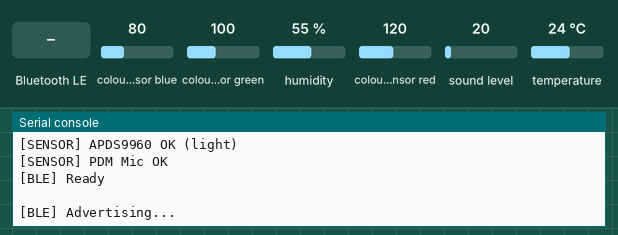
Simulated run of this program. Board: CircuitPython board. On the bench: the last lines printed to the serial console. The test bench sets the inputs (shaded band); at power-on: colour sensor blue 80, humidity 55 %, sound level 20, temperature 24 °C, colour sensor green 100, colour sensor red 120. Nothing arrives over Bluetooth unless stated.

Above: at 1.2 s.
1.3 s: "temperature" written over Bluetooth (the phone connects first, if it has not yet)
At 2.3 s:
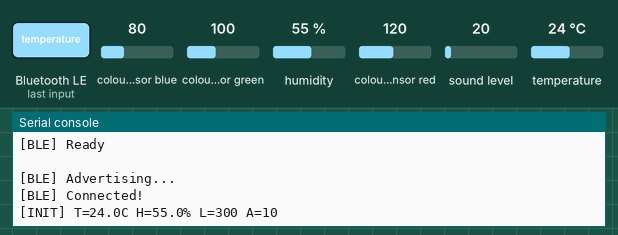
3.4 s: colour sensor blue set to 5
At 4.9 s:
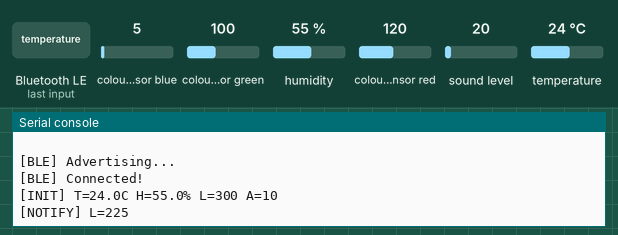
5.4 s: humidity set to 22 %
At 6.9 s:
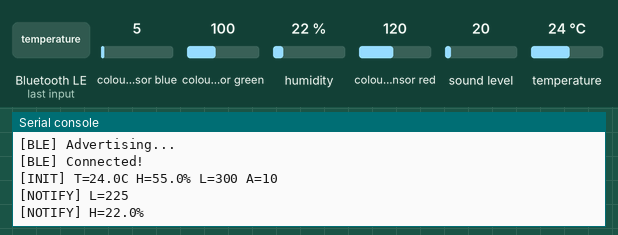
7.4 s: sound level set to 191
At 9.0 s:
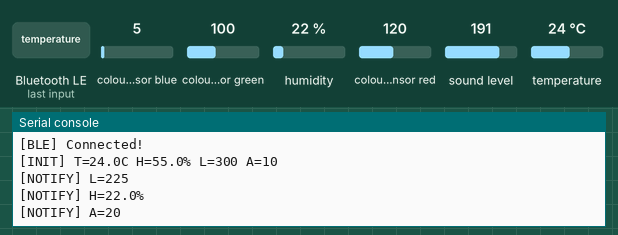
9.4 s: temperature set to 12 °C
At 11.0 s:
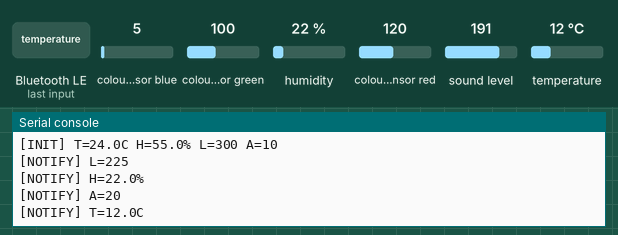
11.4 s: colour sensor green set to 5
At 13.1 s:
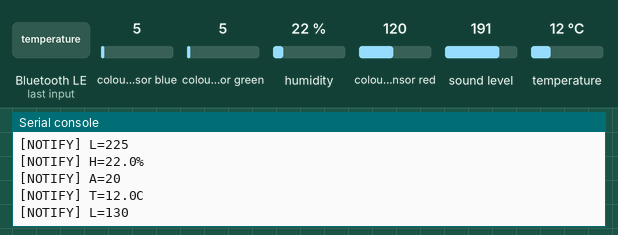

The program:

code.py
```python
"""
nRF52840 Sensor #2 - BLE Environmental Sensor
Adafruit Feather Sense: BMP280 (temp/pressure), SHT31 (humidity), APDS9960 (light), PDM Mic
"""

import time
import board
import array
import audiobusio
import adafruit_bmp280
import adafruit_sht31d
import adafruit_apds9960.apds9960
from adafruit_ble import BLERadio
from adafruit_ble.advertising.standard import ProvideServicesAdvertisement
from adafruit_ble.services import Service
from adafruit_ble.characteristics import Characteristic
from adafruit_ble.characteristics.int import Int16Characteristic, Uint16Characteristic
from adafruit_ble.uuid import StandardUUID

DEVICE_NAME = "SmartLight-Sensor-2"

TEMP_THRESHOLD = 0.5
HUMIDITY_THRESHOLD = 2.0
LUX_THRESHOLD = 10
AUDIO_THRESHOLD = 10

MEASUREMENT_INTERVAL = 2.0


class EnvironmentalSensingService(Service):
    uuid = StandardUUID(0x181A)

    temperature = Int16Characteristic(
        uuid=StandardUUID(0x2A6E), # Temperature official UUID
        properties=Characteristic.READ | Characteristic.NOTIFY,
    )

    humidity = Uint16Characteristic(
        uuid=StandardUUID(0x2A6F), # Humidity official UUID
        properties=Characteristic.READ | Characteristic.NOTIFY,
    )

    luminosity = Uint16Characteristic(
        uuid=StandardUUID(0x2AFB),  # Illuminance official UUID
        properties=Characteristic.READ | Characteristic.NOTIFY,
    )

    audio_level = Uint16Characteristic(
        uuid=StandardUUID(0x2BE4),  # Noise official UUID
        properties=Characteristic.READ | Characteristic.NOTIFY,
    )


class SensorManager:
    def __init__(self):
        self.i2c = board.I2C()

        # BMP280 - Temperature, Pressure
        self.bmp280 = adafruit_bmp280.Adafruit_BMP280_I2C(self.i2c)
        print("[SENSOR] BMP280 OK (temp/pressure)")

        # SHT31 - Humidity
        self.sht31 = adafruit_sht31d.SHT31D(self.i2c)
        print("[SENSOR] SHT31 OK (humidity)")

        # APDS9960 - Light, Color, Proximity
        self.apds = adafruit_apds9960.apds9960.APDS9960(self.i2c)
        self.apds.enable_color = True
        print("[SENSOR] APDS9960 OK (light)")

        # PDM Microphone
        self.mic = audiobusio.PDMIn(
            board.MICROPHONE_CLOCK,
            board.MICROPHONE_DATA,
            sample_rate=16000,
            bit_depth=16
        )
        self.mic_samples = array.array('H', [0] * 160)
        print("[SENSOR] PDM Mic OK")

        self.last_temp = None
        self.last_humidity = None
        self.last_lux = None
        self.last_audio = None

    def read_temperature(self):
        return self.bmp280.temperature

    def read_humidity(self):
        return self.sht31.relative_humidity

    def read_pressure(self):
        return self.bmp280.pressure

    def read_luminosity(self):
        r, g, b, c = self.apds.color_data
        return int(min(65535, c))

    def read_audio_level(self):
        self.mic.record(self.mic_samples, len(self.mic_samples))

        min_val = 30000
        max_val = -30000
        for sample in self.mic_samples:
            if sample < min_val:
                min_val = sample
            if sample > max_val:
                max_val = sample

        peak = max_val - min_val
        return int(min(100, peak / 300))

    def get_changed_values(self):
        changed = {}

        temp = self.read_temperature()
        if self.last_temp is None or abs(temp - self.last_temp) >= TEMP_THRESHOLD:
            changed['temperature'] = temp
            self.last_temp = temp

        humidity = self.read_humidity()
        if self.last_humidity is None or abs(humidity - self.last_humidity) >= HUMIDITY_THRESHOLD:
            changed['humidity'] = humidity
            self.last_humidity = humidity

        lux = self.read_luminosity()
        if self.last_lux is None or abs(lux - self.last_lux) >= LUX_THRESHOLD:
            changed['luminosity'] = lux
            self.last_lux = lux

        audio = self.read_audio_level()
        if self.last_audio is None or abs(audio - self.last_audio) >= AUDIO_THRESHOLD:
            changed['audio'] = audio
            self.last_audio = audio

        return changed


def to_ble_temperature(celsius):
    return int(celsius * 100)


def to_ble_humidity(percent):
    return int(percent * 100)


def main():
    print("\n" + "=" * 40)
    print("  {}".format(DEVICE_NAME))
    print("=" * 40 + "\n")

    ble = BLERadio()
    ble.name = DEVICE_NAME

    env_service = EnvironmentalSensingService()
    advertisement = ProvideServicesAdvertisement(env_service)
    advertisement.complete_name = DEVICE_NAME

    sensors = SensorManager()

    print("[BLE] Ready")

    while True:
        print("\n[BLE] Advertising...")
        ble.start_advertising(advertisement)

        while not ble.connected:
            time.sleep(0.5)

        ble.stop_advertising()
        print("[BLE] Connected!")

        # Send ALL sensor values immediately on connection
        temp = sensors.read_temperature()
        humidity = sensors.read_humidity()
        lux = sensors.read_luminosity()
        audio = sensors.read_audio_level()

        # Force notify all values
        env_service.temperature = to_ble_temperature(temp)
        time.sleep(0.1)
        env_service.humidity = to_ble_humidity(humidity)
        time.sleep(0.1)
        env_service.luminosity = lux
        time.sleep(0.1)
        env_service.audio_level = audio
        time.sleep(0.1)

        # Store as last values
        sensors.last_temp = temp
        sensors.last_humidity = humidity
        sensors.last_lux = lux
        sensors.last_audio = audio

        print("[INIT] T={:.1f}C H={:.1f}% L={} A={}".format(
            temp, humidity, lux, audio))

        while ble.connected:
            changed = sensors.get_changed_values()

            if changed:
                if 'temperature' in changed:
                    env_service.temperature = to_ble_temperature(changed['temperature'])
                    print("[NOTIFY] T={:.1f}C".format(changed['temperature']))

                if 'humidity' in changed:
                    env_service.humidity = to_ble_humidity(changed['humidity'])
                    print("[NOTIFY] H={:.1f}%".format(changed['humidity']))

                if 'luminosity' in changed:
                    env_service.luminosity = changed['luminosity']
                    print("[NOTIFY] L={}".format(changed['luminosity']))

                if 'audio' in changed:
                    env_service.audio_level = changed['audio']
                    print("[NOTIFY] A={}".format(changed['audio']))

            time.sleep(MEASUREMENT_INTERVAL)

        print("[BLE] Disconnected!")


if __name__ == "__main__":
    main()
```

Measured:
- after the input at 1.3 s, the serial console: prints a new line after 0.20 s (image 1)
- after the input at 3.4 s, the serial console: prints a new line after 0.55 s (image 2)
- after the input at 5.4 s, the serial console: prints a new line after 0.56 s (image 3)
- after the input at 7.4 s, the serial console: prints a new line after 0.58 s (image 4)
- after the input at 9.4 s, the serial console: prints a new line after 0.59 s (image 5)
- after the input at 11.4 s, the serial console: prints a new line after 0.61 s (image 6)
